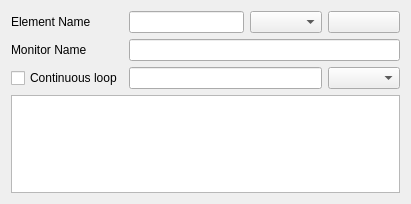
<?xml version="1.0" encoding="UTF-8"?>
<ui version="4.0">
 <class>GTAActionCallWidget</class>
 <widget class="QWidget" name="GTAActionCallWidget">
  <property name="geometry">
   <rect>
    <x>0</x>
    <y>0</y>
    <width>411</width>
    <height>204</height>
   </rect>
  </property>
  <property name="windowTitle">
   <string>Form</string>
  </property>
  <property name="windowIcon">
   <iconset resource="../resource.qrc">
    <normaloff>:/images/forms/img/GTAAppIcon.png</normaloff>:/images/forms/img/GTAAppIcon.png</iconset>
  </property>
  <layout class="QGridLayout" name="gridLayout">
   <item row="0" column="0">
    <widget class="QLabel" name="paramLB">
     <property name="text">
      <string>Element Name</string>
     </property>
    </widget>
   </item>
   <item row="0" column="1">
    <widget class="QLineEdit" name="ParamNameLE">
     <property name="readOnly">
      <bool>true</bool>
     </property>
    </widget>
   </item>
   <item row="0" column="3">
    <widget class="QPushButton" name="SearchPB">
     <property name="text">
      <string/>
     </property>
     <property name="icon">
      <iconset resource="../resource.qrc">
       <normaloff>:/images/forms/img/SEARCH.png</normaloff>:/images/forms/img/SEARCH.png</iconset>
     </property>
    </widget>
   </item>
   <item row="1" column="0">
    <widget class="QLabel" name="MonitorNameLB">
     <property name="text">
      <string>Monitor Name</string>
     </property>
    </widget>
   </item>
   <item row="1" column="1" colspan="3">
    <widget class="QLineEdit" name="MonitorNameLE">
     <property name="readOnly">
      <bool>false</bool>
     </property>
    </widget>
   </item>
   <item row="3" column="0" colspan="4">
    <widget class="QTableWidget" name="tagTableWidget">
     <property name="columnCount">
      <number>3</number>
     </property>
     <attribute name="horizontalHeaderVisible">
      <bool>false</bool>
     </attribute>
     <attribute name="horizontalHeaderDefaultSectionSize">
      <number>100</number>
     </attribute>
     <attribute name="horizontalHeaderHighlightSections">
      <bool>true</bool>
     </attribute>
     <attribute name="horizontalHeaderMinimumSectionSize">
      <number>27</number>
     </attribute>
     <attribute name="horizontalHeaderStretchLastSection">
      <bool>true</bool>
     </attribute>
     <attribute name="verticalHeaderVisible">
      <bool>false</bool>
     </attribute>
     <attribute name="verticalHeaderDefaultSectionSize">
      <number>30</number>
     </attribute>
     <attribute name="verticalHeaderHighlightSections">
      <bool>true</bool>
     </attribute>
     <attribute name="verticalHeaderMinimumSectionSize">
      <number>19</number>
     </attribute>
     <column>
      <property name="text">
       <string>Variable</string>
      </property>
     </column>
     <column>
      <property name="text">
       <string>Value</string>
      </property>
     </column>
     <column>
      <property name="text">
       <string>Search</string>
      </property>
     </column>
    </widget>
   </item>
   <item row="0" column="2">
    <widget class="QComboBox" name="MonitorTypeCB"/>
   </item>
   <item row="2" column="1" colspan="2">
    <widget class="QLineEdit" name="ContinuousLoopTimeLE"/>
   </item>
   <item row="2" column="0">
    <widget class="QCheckBox" name="ChkContinuousLoop">
     <property name="text">
      <string>Continuous loop</string>
     </property>
    </widget>
   </item>
   <item row="2" column="3">
    <widget class="QComboBox" name="ContinuousUnitCB"/>
   </item>
  </layout>
 </widget>
 <resources>
  <include location="../resource.qrc"/>
 </resources>
 <connections/>
</ui>
